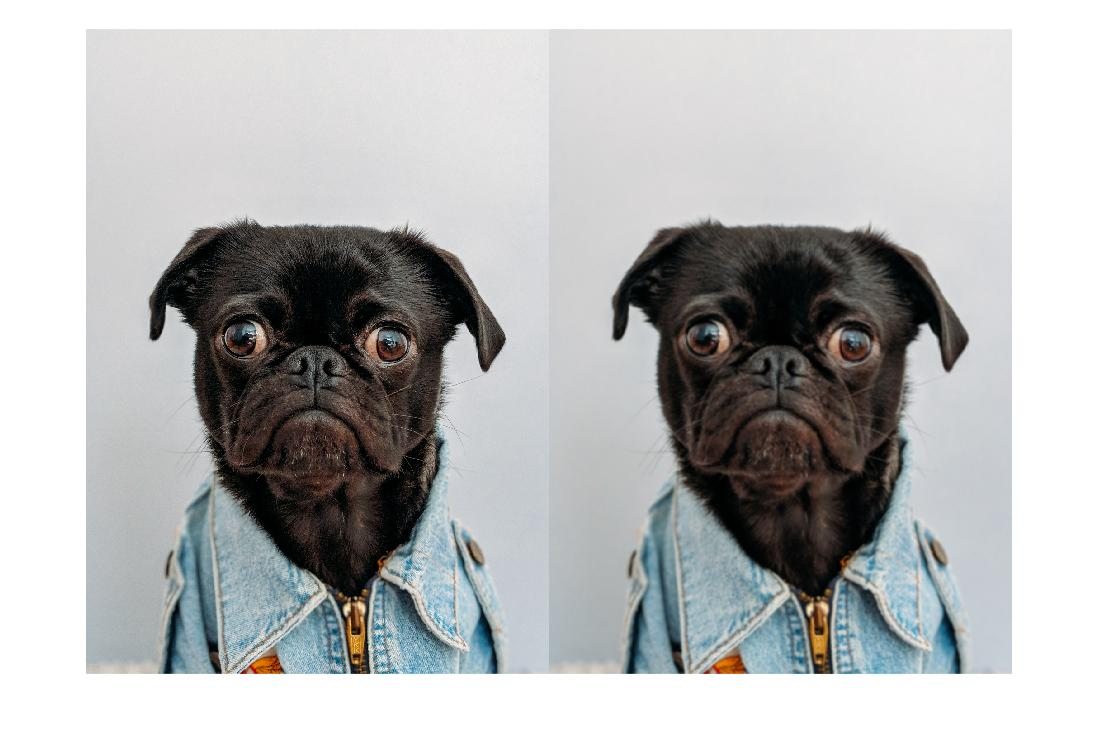
%> input picture Report/images/dogPug.jpg, 1100 x 738 px
$ octave linear_filter.m   (GNU Octave 9; MATLAB toolbox functions it lacks are replaced by stand-ins)
%> lines starting %> are read from the running program, lines starting %| are printed output that depends on the picture
A = imread("C:\Users\Tom\Desktop\thesisWindows\Report\images\dogPug.jpg");
%> A is the input picture: size 738x1100x3 uint8; mean R, G, B 180.8, 182, 182.2
%imshow(im)
kernel = ones(5,5)/25;
display(kernel)

localMean = imboxfilt(A,15);
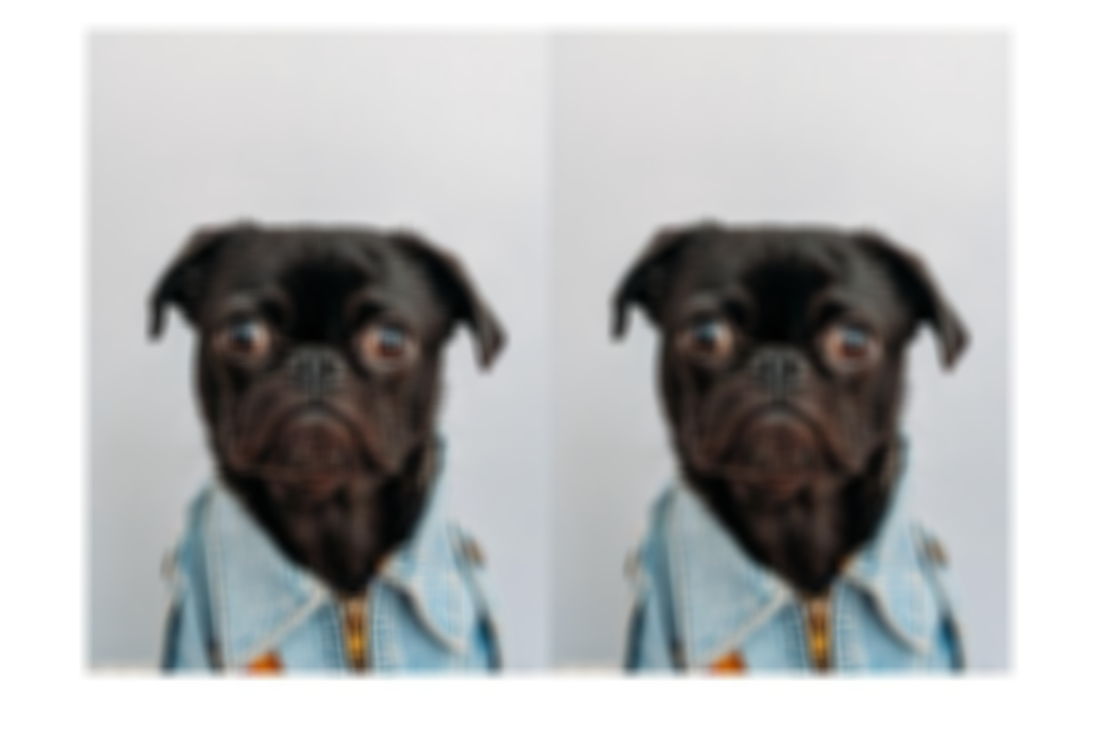
%> localMean: size 738x1100x3 uint8; mean R, G, B 180.8, 182, 182.2; mean of the top-left, top-right, bottom-left and bottom-right quarters 191.5, 191.8, 171.5, 171.8
imshowpair(A,localMean,'montage')
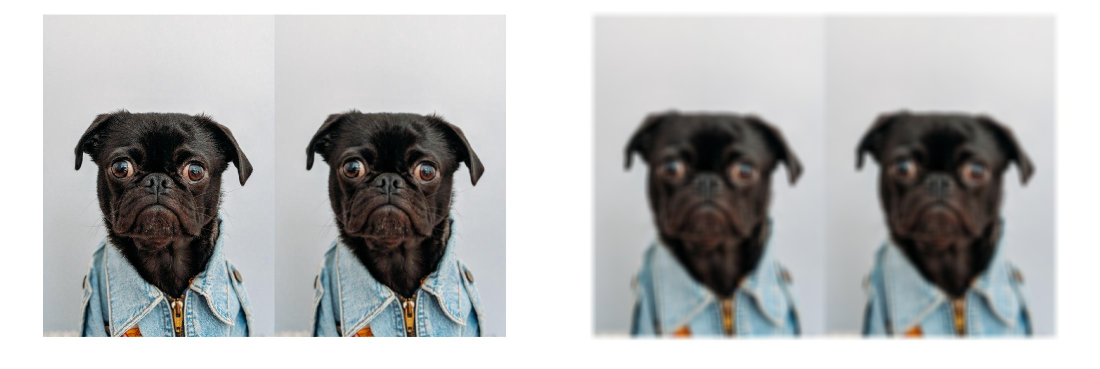
%> displayed picture: size 738x2200x3, on the screen's scale of 0 to 255 (shown at 1/2 size); mean R, G, B 180.7, 181.9, 182.1
